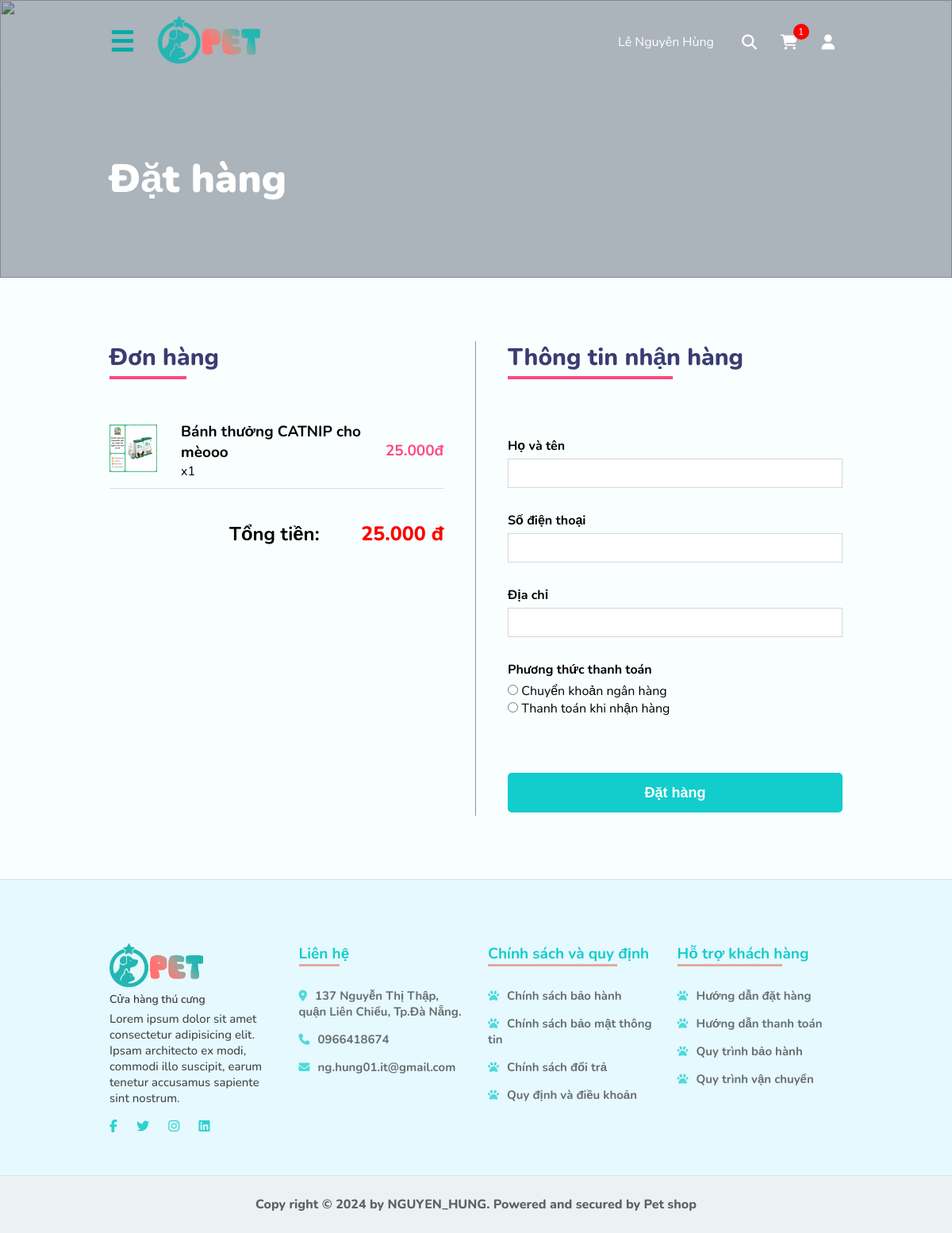
/views/pages/order.php (signed in), run on the app's committed database.
### tables this page shows
CREATE TABLE `carts` (
  `cart_id` int(11) NOT NULL AUTO_INCREMENT,
  `image` varchar(255) NOT NULL,
  `name` varchar(255) NOT NULL,
  `product_count` int(11) DEFAULT NULL,
  `price` decimal(10,2) NOT NULL,
  `user_id` int(11) DEFAULT NULL,
  `product_id` int(11) DEFAULT NULL,
  PRIMARY KEY (`cart_id`),
  KEY `product_id` (`product_id`),
  KEY `user_id` (`user_id`),
  CONSTRAINT `carts_ibfk_1` FOREIGN KEY (`product_id`) REFERENCES `products` (`product_id`),
  CONSTRAINT `carts_ibfk_2` FOREIGN KEY (`user_id`) REFERENCES `users` (`user_id`)
);

### config/connectDB.php (called while the page is built, shortened)
<?php
class databaseManager {
    private static $instance = null;
    private $connect;
    private function __construct($host, $username, $pass, $database) {
        $this->connect = new mysqli($host, $username, $pass, $database);
    }
    public static function getInstance() {
        if (self::$instance === null) {
            self::$instance = new self('localhost', 'root', 'lnh070601.', 'petshop');
        }
        return self::$instance;
    }
    public function executeQuery($query) {
        $result = $this->connect->query($query);
        return $result;
    }
}
?>

### models/Cart.php (called while the page is built, shortened)
<?php
     require_once __DIR__ . '/../config/connectDB.php';
     class Cart {
        private $dataManager;
        public function __construct(
            $name = 'Uknown',
            $price = null,
            $image = null,
            $user_id = null,
            $product_id = null,
            $product_count = 1,
            $dataManager = null
        ) {
            $this->dataManager = databaseManager::getInstance();
        }
        public function getValues($whereColumn, $value) {
            $query = "SELECT * FROM carts WHERE $whereColumn = '$value'";
            $result = $this->dataManager->executeQuery($query);
            $rows = [];
            while ($row = $result->fetch_assoc()) {
                $rows[] = $row;
            }
            return $rows;
        }
     }
?>

### views/pages/order.php (the view, shortened to what this page needs)
<?php
require_once __DIR__ . '/../../config/connectDB.php';
require_once __DIR__ . '/../../models/Cart.php';
$cart = new Cart();
$carts = $cart->getValues('user_id', $_SESSION['user_id']);
$totalMoney = 0;
foreach($carts as $cart) {
    $totalMoney += $cart['product_count'] * $cart['price'];
}
?>
<!DOCTYPE html>
<html lang="en">
<head>
    <?php require_once __DIR__ . '/../components/link-css.php'; ?>
    <link rel="stylesheet" href="../../assets/css/pages/order.css?v=<?php echo time(); ?>">
</head>
<body>
    <?php require_once __DIR__ . '/../components/header.php'; ?>
    <section class="banner-page">
        <img src="../../assets/images/banner-order.jpg" alt="">
        <div class="overlay"></div>
        <div class="title">
            <div class="container">
                <h2>Đặt hàng</h2>
            </div>
        </div>
    </section>
    <section class="order">
        <div class="container">
            <div class="left">
                <h3>Đơn hàng</h3>
                <div class="list-product">
                    <?php foreach($carts as $cart) { ?>
                        <div class="item">
                            <div class="img">
                                <img src="../../assets/images/<?php echo $cart['image']; ?>" alt="">
                            </div>
                            <div class="name">
                                <p><?php echo $cart['name']; ?></p>
                                <p><span>x</span><?php echo $cart['product_count']; ?></p>
                            </div>
                            <div class="price">
                            <p><?php echo number_format($cart['price'], 0, ',', '.') . 'đ'; ?></p>
                            </div>
                        </div>
                    <?php } ?>
                </div>
                <div class="total-money">
                    <p>Tổng tiền:</p>
                    <p><?php echo number_format($totalMoney, 0, ',', '.'); ?> <span>đ</span></p>
                </div>
            </div>
            <div class="right">
                <h3>Thông tin nhận hàng</h3>
                <form action="../../controllers/InvoiceControllers.php?total_money=<?php echo $totalMoney; ?>" method="post">
                    <label>Họ và tên</label>
                    <input type="text" name="fullname" value="<?php echo (isset($value['fullname'])) ? $value['fullname'] : "";?>">
                    <label>Số điện thoại</label>
                    <input type="text" name="phonenumber" value="<?php echo (isset($value['phonenumber'])) ? $value['phonenumber'] : "";?>">
                    <label>Địa chỉ</label>
                    <input type="text" name="adress" value="<?php echo (isset($value['adress'])) ? $value['adress'] : "";?>">
                    <label>Phương thức thanh toán</label>
                    <input type="radio" name="payment_status" value="online">
                    <span>Chuyển khoản ngân hàng</span>
                    <br/>
                    <input type="radio" name="payment_status" value="offline">
                    <span>Thanh toán khi nhận hàng</span>
                    <div class="order-btn">
                        <button type="submit" name="submit" value="order"><span>Đặt hàng</span></button>
                    </div>
                </form>
            </div>
        </div>
    </section>
    <?php require_once __DIR__ . '/../components/footer.php'; ?>
</body>
</html>

### assets/css/base/share.css (style rules this page uses)
.banner-page { width: 100%; height: 350px; position: relative; }
.banner-page img { width: 100%; height: 100%; object-fit: cover; object-position: center; }
.overlay { position: absolute; top: 0; left: 0; right: 0; bottom: 0; background-color: rgba(1, 15, 39, 0.314); z-index: 1; }
.banner-page .title { position: absolute; top: 0; left: 0; right: 0; bottom: 0; z-index: 2; display: flex; align-items: center; }
.banner-page .title h2 { font-size: 50px; font-weight: 900; color: #fff; margin-top: 100px; }
.container { width: 1200px; max-width: 1400px; padding: 0 15px; margin: auto; }
@media (max-width: 1280px) { .container { width: 1024px !important; padding: 0 50px !important; } }

### assets/css/base/variable.css (style rules this page uses)
:root { --color-green: #24b6b2; --color-pink: #ff4880; }

### assets/css/pages/order.css (style rules this page uses)
.order { padding: 80px 0; }
.order .container { display: flex; }
.order .left { width: 50%; padding-right: 40px; border-right: 1px solid rgb(148, 148, 148); }
.order .right { width: 50%; padding-left: 40px; }
.order h3 { font-weight: 800; font-size: 30px; color: #393d72; margin-bottom: 50px; position: relative; display: inline-block; }
.order h3::before { content: ""; position: absolute; bottom: -7px; left: 0; width: 70%; height: 4px; background-color: #ff4880; }
.list-product .item { display: flex; align-items: center; justify-content: space-between; padding: 10px 0; border-bottom: 1px solid rgb(220, 220, 220); }
.list-product .item .name { flex: 1; margin-left: 30px; }
.list-product .item .name p:first-child { font-size: 19px; font-weight: 700; }
.list-product .item img { width: 60px; height: 60px; object-fit: cover; object-position: center; }
.list-product .item .price p { color: #ff4880; font-weight: 700; font-size: 19px; }
.total-money { margin-top: 40px; display: flex; align-items: center; justify-content: space-between; width: 270px; margin-left: auto; }
.total-money p:first-child { font-size: 24px; font-weight: 700; }
.total-money p:last-child { font-size: 25px; font-weight: 800; color: red; }
form { width: 100%; }
input:not([type='radio']) { width: 100%; padding: 10px 15px; outline: none; border: 1px solid rgb(215, 215, 215); }
form label { font-weight: 700; margin-bottom: 5px; display: block; margin-top: 30px; }
form button { width: 100%; height: 50px; border: 2px solid #13cccc; border-radius: 5px; margin-top: 10px; font-weight: 600; background-color: #13cccc; color: #fff; font-size: 18px; position: relative; transition: all .3s ease-in-out; overflow: hidden; cursor: pointer; }
form button span { position: absolute; top: 50%; left: 50%; transform: translate(-50%, -50%); transition: all .3s ease-in-out; z-index: 2; }
form button::before { position: absolute; content: ""; top: 0; left: 0; right:0; transform: translateY(-100%); width: 100%; height: 100%; background-color: #fff; transition: all .3s ease-in-out; z-index: 1; }

### data on the page
carts: image (picture), name "Bánh thưởng CATNIP cho mèooo", product_count "1", price "25.000"

### other printed values
$fullname "Lê Nguyên Hùng"
count($carts) "1"
$totalMoney "25.000"
